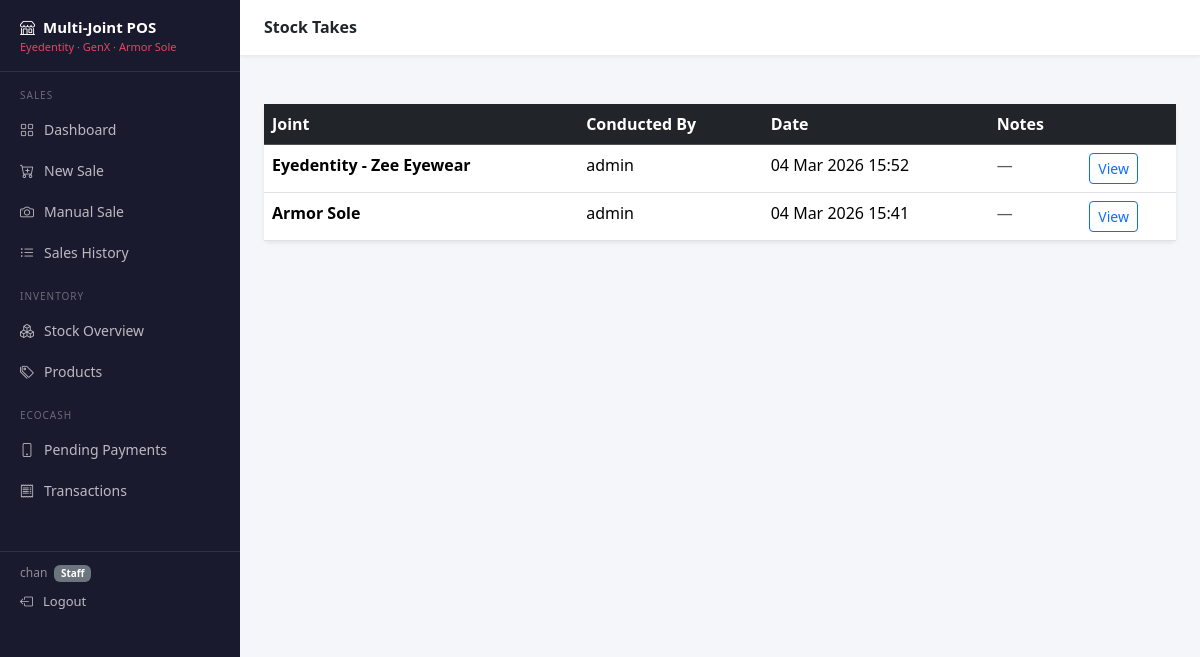
The app's page /inventory/stock-takes/ (signed in) with its own data.
### users/models.py (models this page shows, shortened)
class User(AbstractUser):
    ROLE_CHOICES = [
        ('admin', 'Admin'),       # Full access - can manage everything
        ('manager', 'Manager'),   # Can view reports, manage stock
        ('staff', 'Staff'),       # Can only make sales
    ]
    role = models.CharField(
        max_length=20,
        choices=ROLE_CHOICES,
        default='staff',
        help_text="Determines what this user can access in the system."
    )
    primary_joint = models.ForeignKey(
        'inventory.Joint',
        on_delete=models.SET_NULL,
        null=True,
        blank=True,
        related_name='staff_members',
        help_text="The shop this user primarily works at."
    )
    phone = models.CharField(max_length=20, blank=True, null=True)
    @property
    def is_admin_role(self):
        return self.role == 'admin'
    @property
    def is_manager_role(self):
        return self.role in ['admin', 'manager']

### inventory/models.py (models this page shows, shortened)
class StockTake(models.Model):
    joint = models.ForeignKey(Joint, on_delete=models.CASCADE, related_name='stock_takes')
    conducted_by = models.ForeignKey(
        'users.User',
        on_delete=models.SET_NULL,
        null=True,
        related_name='stock_takes_conducted'
    )
    conducted_at = models.DateTimeField(default=timezone.now)
    notes = models.TextField(blank=True)
    class Meta:
        ordering = ['-conducted_at']

class Joint(models.Model):
    JOINT_CHOICES = [
        ('eyedentity', 'Eyedentity'),
        ('genx', 'GenX'),
        ('armor_sole', 'Armor Sole'),
    ]
    name = models.CharField(
        max_length=50,
        choices=JOINT_CHOICES,
        unique=True,
        help_text="The name/identifier of this shop."
    )
    display_name = models.CharField(max_length=100, help_text="Full display name, e.g. 'Eyedentity - Zee Eyewear'")
    phone = models.CharField(max_length=20, blank=True)
    address = models.TextField(blank=True)
    uses_product_codes = models.BooleanField(
        default=False,
        help_text="Eyedentity and Armor Sole use product codes; GenX does not."
    )
    class Meta:
        ordering = ['name']

### inventory/views.py (the view)
# urls.py: path('stock-takes/', views.stock_take_list, name='stock_take_list'),
@login_required
def stock_take_list(request):
    stock_takes = StockTake.objects.select_related('joint', 'conducted_by').order_by('-conducted_at')
    return render(request, 'stock_take_list.html', {'stock_takes': stock_takes})

### templates/stock_take_list.html (shortened to what this page needs)
{% extends "base.html" %}
{% block page_title %}Stock Takes{% endblock %}
{% block content %}
<div class="card border-0 shadow-sm">
    <table class="table table-hover mb-0">
        <thead class="table-dark">
            <tr>
                <th>Joint</th>
                <th>Conducted By</th>
                <th>Date</th>
                <th>Notes</th>
                <th></th>
            </tr>
        </thead>
        <tbody>
            {% for st in stock_takes %}
            <tr>
                <td><strong>{{ st.joint.display_name }}</strong></td>
                <td>{{ st.conducted_by.get_full_name|default:st.conducted_by.username }}</td>
                <td>{{ st.conducted_at|date:"d M Y H:i" }}</td>
                <td class="text-muted">{{ st.notes|truncatechars:50|default:"—" }}</td>
                <td>
                    <a href="{% url 'inventory:stock_take_detail' st.pk %}" class="btn btn-sm btn-outline-primary">View</a>
                </td>
            </tr>
            {% empty %}
            <tr><td colspan="5" class="text-center text-muted py-5">No stock takes recorded yet.</td></tr>
            {% endfor %}
        </tbody>
    </table>
</div>
{% endblock %}

### templates/base.html (shortened to what this page needs)
<!DOCTYPE html>
<html lang="en">
<head>
    <link rel="stylesheet" href="https://cdn.jsdelivr.net/npm/bootstrap@5.3.2/dist/css/bootstrap.min.css">
    <link rel="stylesheet" href="https://cdn.jsdelivr.net/npm/bootstrap-icons@1.11.3/font/bootstrap-icons.min.css">
</head>
<body {% block body_class %}{% endblock %}>
{% if user.is_authenticated %}
<nav class="sidebar">
    <div class="sidebar-brand">
        <div class="brand-title"><i class="bi bi-shop me-2"></i>Multi-Joint POS</div>
        <div class="brand-sub">Eyedentity · GenX · Armor Sole</div>
    </div>
    <div class="nav-section">Sales</div>
    <a href="{% url 'sales:dashboard' %}" class="nav-link {% if request.resolver_match.app_name == 'sales' and request.resolver_match.url_name == 'dashboard' %}active{% endif %}">
        <i class="bi bi-grid"></i> Dashboard
    </a>
    <a href="{% url 'sales:make_sale' %}" class="nav-link {% if request.resolver_match.url_name == 'make_sale' %}active{% endif %}">
        <i class="bi bi-cart-plus"></i> New Sale
    </a>
    <a href="{% url 'sales:manual_sale' %}" class="nav-link {% if request.resolver_match.url_name == 'manual_sale' %}active{% endif %}">
        <i class="bi bi-camera"></i> Manual Sale
    </a>
    <a href="{% url 'sales:sale_list' %}" class="nav-link {% if request.resolver_match.url_name == 'sale_list' %}active{% endif %}">
        <i class="bi bi-list-ul"></i> Sales History
    </a>
    <div class="nav-section">Inventory</div>
    <a href="{% url 'inventory:inventory_dashboard' %}" class="nav-link {% if request.resolver_match.url_name == 'inventory_dashboard' %}active{% endif %}">
        <i class="bi bi-boxes"></i> Stock Overview
    </a>
    <a href="{% url 'inventory:product_list' %}" class="nav-link {% if request.resolver_match.url_name == 'product_list' %}active{% endif %}">
        <i class="bi bi-tags"></i> Products
    </a>
    <div class="nav-section">EcoCash</div>
    <a href="{% url 'ecocash:pending_payments' %}" class="nav-link {% if request.resolver_match.url_name == 'pending_payments' %}active{% endif %}">
        <i class="bi bi-phone"></i> Pending Payments
    </a>
    <a href="{% url 'ecocash:transaction_list' %}" class="nav-link {% if request.resolver_match.url_name == 'transaction_list' %}active{% endif %}">
        <i class="bi bi-receipt"></i> Transactions
    </a>
    <div style="height: 40px;"></div>
    <div style="border-top: 1px solid rgba(255,255,255,0.1); padding: 12px 20px;">
        <div style="color: rgba(255,255,255,0.5); font-size: 12px; margin-bottom: 4px;">
            {{ user.get_full_name|default:user.username }}
            <span class="badge bg-secondary ms-1" style="font-size: 10px;">{{ user.get_role_display }}</span>
        </div>
        <a href="{% url 'users:logout' %}" class="nav-link" style="padding: 6px 0; font-size: 13px;">
            <i class="bi bi-box-arrow-left"></i> Logout
        </a>
    </div>
</nav>
<div class="main-wrapper">
    <div class="topbar">
        <h6 class="mb-0 fw-semibold flex-grow-1">{% block page_title %}{% endblock %}</h6>
    </div>
    <div class="page-content">
        {% block content %}{% endblock %}
    </div>
</div>
{% else %}
{% block auth_content %}{% endblock %}
{% endif %}
</body>
</html>

### templates/base.html (style rules this page uses)
:root { --sidebar-width: 240px; --topbar-height: 56px; }
body { background: #f4f6f9; font-family: 'Segoe UI', sans-serif; }
.sidebar { position: fixed; top: 0; left: 0; bottom: 0; width: var(--sidebar-width); background: #1a1a2e; z-index: 100; overflow-y: auto; }
.sidebar-brand { padding: 16px 20px; border-bottom: 1px solid rgba(255,255,255,0.1); }
.sidebar-brand .brand-title { color: #fff; font-weight: 800; font-size: 15px; }
.sidebar-brand .brand-sub { color: #e94560; font-size: 11px; }
.sidebar .nav-link { color: rgba(255,255,255,0.7); padding: 10px 20px; border-radius: 0; font-size: 14px; display: flex; align-items: center; gap: 10px; transition: all 0.2s; }
.sidebar .nav-section { color: rgba(255,255,255,0.35); font-size: 10px; text-transform: uppercase; letter-spacing: 1px; padding: 16px 20px 6px; }
.main-wrapper { margin-left: var(--sidebar-width); }
.topbar { height: var(--topbar-height); background: #fff; border-bottom: 1px solid #e9ecef; display: flex; align-items: center; padding: 0 24px; position: sticky; top: 0; z-index: 99; box-shadow: 0 1px 4px rgba(0,0,0,0.06); }
.page-content { padding: 24px; }

### records on screen
User: get_full_name "chan", role "Staff"
StockTake: joint.display_name "Eyedentity - Zee Eyewear", conducted_by.get_full_name "admin", conducted_at "04 Mar 2026 15:52", notes "—"
StockTake: joint.display_name "Armor Sole", conducted_by.get_full_name "admin", conducted_at "04 Mar 2026 15:41", notes "—"
